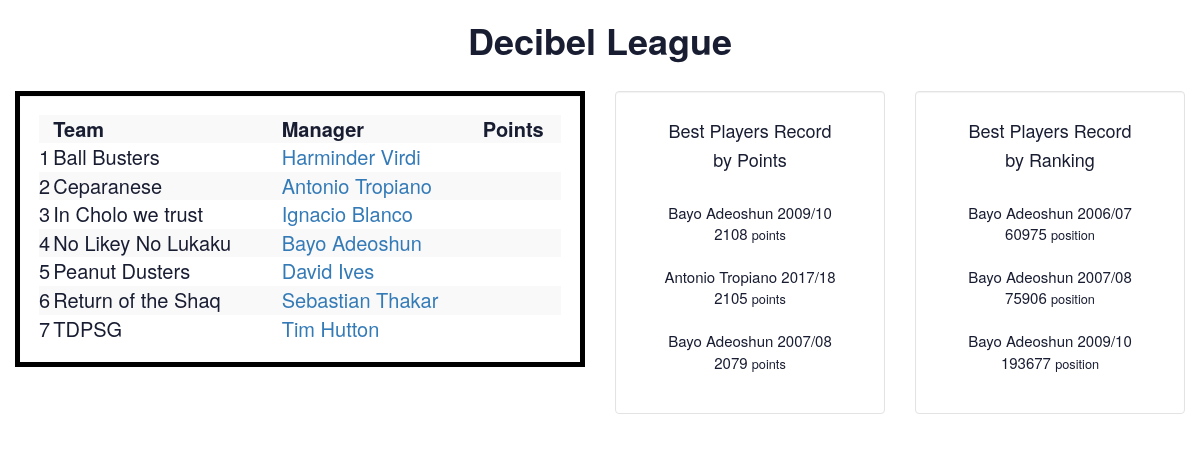
Page /league/153875 on the earlier database version.
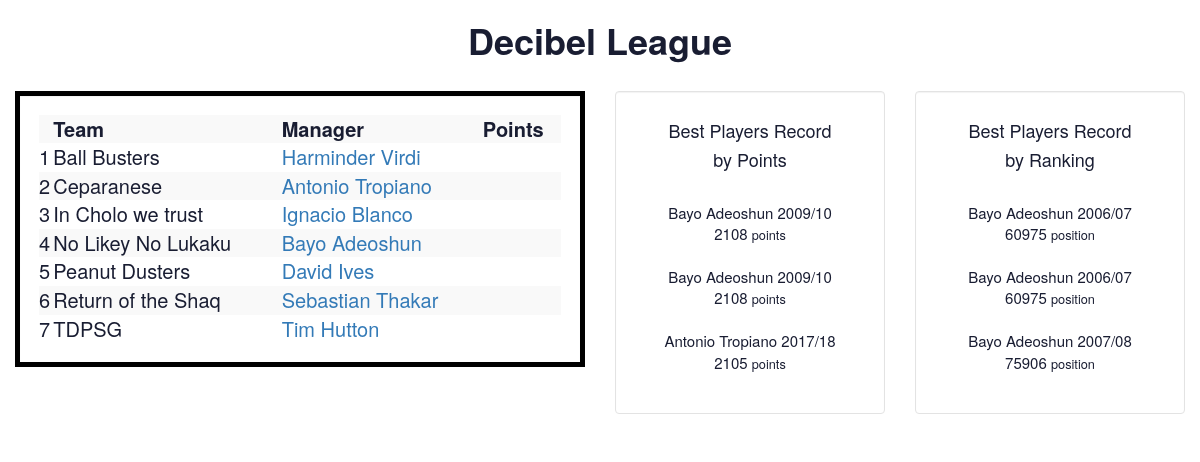
Same page on the later database version.
### __init__.py (models this page shows)
class Leagues(db.Model):
    __table__ = db.Model.metadata.tables['leagues']

class Teams(db.Model):
    __table__ = db.Model.metadata.tables['teams']

class Users(db.Model):
    __table__ = db.Model.metadata.tables['users']

### __init__.py (the view)
@app.route('/league/<league_id>')
def league_info(league_id):
    entries = []
    existing_league_ids = db.session.query(Leagues.league_id).all()
    league_list = [i[0] for i in existing_league_ids]
    if int(league_id) not in league_list:
        flash('No data for the requested League. Insert League Id in the form below to generate data for this League', 'error')
        return redirect(url_for('landing_page'))
    cur=db.session.query(Users.name, Users.surname, Users.user_id, Teams.team_name, Teams.league_id).join(Teams,Teams.user_id==Users.user_id).filter(Teams.league_id == league_id).group_by(Teams.team_name).all()
    entries.append(cur)
    cur=db.session.query(Users.name, Users.surname, Users.points, Users.season_name).join(Teams,Teams.user_id == Users.user_id).filter(
          Teams.league_id == league_id).filter(Users.season != 13).all()
    res_sort = sorted(cur, key = lambda x: x[2], reverse = True)
    entries.append(res_sort)
    cur=db.session.query(Users.name, Users.surname, Users.rank, Users.season_name).join(Teams,Teams.user_id==Users.user_id).filter(
          Teams.league_id == league_id).filter(Users.season != 13).all()
    res_sort = sorted(cur, key = lambda x: x[2], reverse = False)
    entries.append(res_sort)
    cur=db.session.query(Leagues.league_name).filter(Leagues.league_id == league_id).all()
    entries.append(cur)
    return render_template('show_league.html', entries=entries)

### templates/show_league.html (shortened to what this page needs)
{% extends "layout.html" %}
{% block body %}
<div class="container-fluid">
    <div class="row">
        <div id='league'>
        <h1><b>{{ entries[3][0].league_name }}</b></h1>
        </div>
    <div class="col-sm-6">
      <br>
      <div class="well" id="table">
          <table class="table-striped" style="width:100%">
              <tr>
               <th></th>
		       <th>Team</th>
               <th>Manager</th>
               <th>Points</th>
		     </tr>
	       {% for entry in entries[0] %}
		     <tr>
                 <td>{{ loop.index }}</td>
                 <td>{{ entry.team_name }}</td>
                 <td><a href="{{ url_for('user_info', user_id=entry.user_id) }}">{{ entry.name + " " + entry.surname }}</a></td>
                 <td>{{ entry.points }}</td>
		     </tr>
           {% endfor %}
          </table>
      </div>
    </div>
    <div class="col-sm-3">
      <br>
      <div class="well" id="stats">
          <h4>Best Players Record</h4>
          <h4>by Points</h4>
          <br>
          {% for entry in entries[1][0:3] %}
            {{ entry.name + " " + entry.surname }}
            {{ entry.season_name }}
            <br>
            {{ entry.points }} <small>points</small>
            <br>
            <br>
        {% endfor %}
        </div>
    </div>
    <div class="col-sm-3">
        <br>
      <div class="well" id="stats">
        <h4>Best Players Record</h4>
        <h4>by Ranking</h4>
        <br>
        {% for entry in entries[2][0:3] %}
          {{ entry.name + " " + entry.surname }}
          {{ entry.season_name }}
          <br>
          {{ entry.rank }} <small>position</small>
          <br>
          <br>
      {% endfor %}
      </div>
    </div>
    </div>
</div>
{% endblock %}

### templates/layout.html (shortened to what this page needs)
<!doctype html>
<link rel="stylesheet" href="https://maxcdn.bootstrapcdn.com/bootstrap/3.3.7/css/bootstrap.min.css">
<!DOCTYPE html>
<html lang="en">
  <head>
    <link rel="stylesheet" href="https://code.jquery.com/ui/1.12.1/themes/base/jquery-ui.css">
    <link href="{{ url_for('static', filename='style.css') }}" rel='stylesheet' />
  </head>
  <body>
    {% block body %}
    {% endblock %}
  </body>
</html>

### static/style.css (style rules this page uses)
#league { text-align: center; color: #191d32; }
.well { background: white; }
.well#table { font-size: 20px; color: #191d32; border: 5px solid black; border-radius: 0px; }
.well#stats { font-size: 15px; text-align: center; color: #191d32; }

Differences in the rows shown:
no longer on one of the page's lists (row unchanged): Users: name+surname "Bayo Adeoshun", season_name "2009/10", rank "193677"
no longer on one of the page's lists (row unchanged): Users: name+surname "Bayo Adeoshun", season_name "2007/08", points "2079"
added Users: name+surname "Bayo Adeoshun", season_name "2009/10", points "2108", shown under "by Points"
added Users: name+surname "Bayo Adeoshun", season_name "2006/07", rank "60975", shown under "by Ranking"
